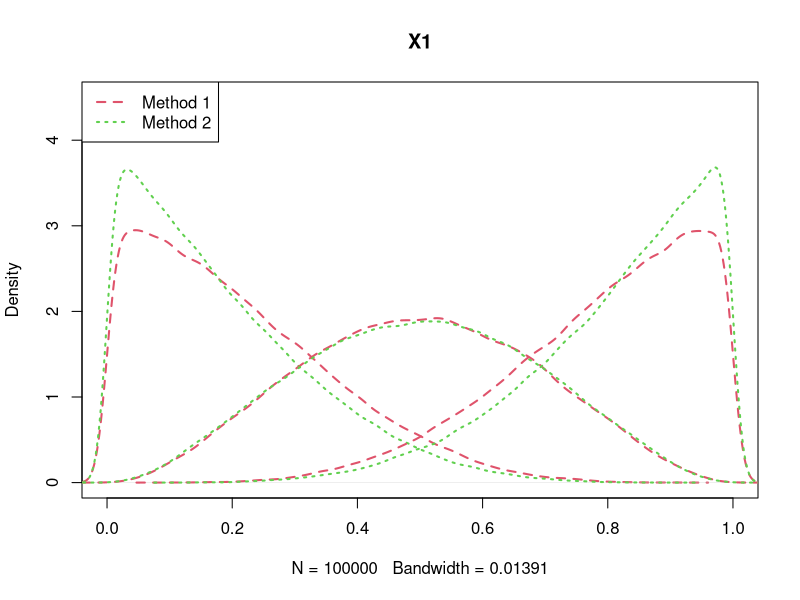

This chart was generated by the following R code:
x1s <- rbeta(100000, 1, 3)
x2s <- rbeta(100000, 2, 2)
x3s <- rbeta(100000, 3, 1)
xs <- rbind(x1s, x2s, x3s)
xs.sorted <- apply(xs, 2, sort)
x1s <- xs.sorted[1, ]
x2s <- xs.sorted[2, ]
x3s <- xs.sorted[3, ]

y1s <- c()
y2s <- c()
y3s <- c()
while (length(y1s)<=100000){
    y1 <- rbeta(1, 1, 3)
    y2 <- rbeta(1, 2, 2)
    y3 <- rbeta(1, 3, 1)
    if (y1 < y2 & y2 < y3){
        y1s <- c(y1s, y1)
        y2s <- c(y2s, y2)
        y3s <- c(y3s, y3)
    }
}

plot(density(x1s), main="X1", col=2, lty=2, lwd=2, ylim=c(0, 4.5), xlim=c(0, 1))
lines(density(y1s), col=3, lty=3, lwd=2)
lines(density(x2s), col=2, lty=2, lwd=2)
lines(density(y2s), col=3, lty=3, lwd=2)
lines(density(x3s), col=2, lty=2, lwd=2, ylim=c(0, 4))
lines(density(y3s), col=3, lty=3, lwd=2)
legend("topleft", legend=c("Method 1", "Method 2"), col=2:3, lty=2:3, lwd=rep(2, 2))
